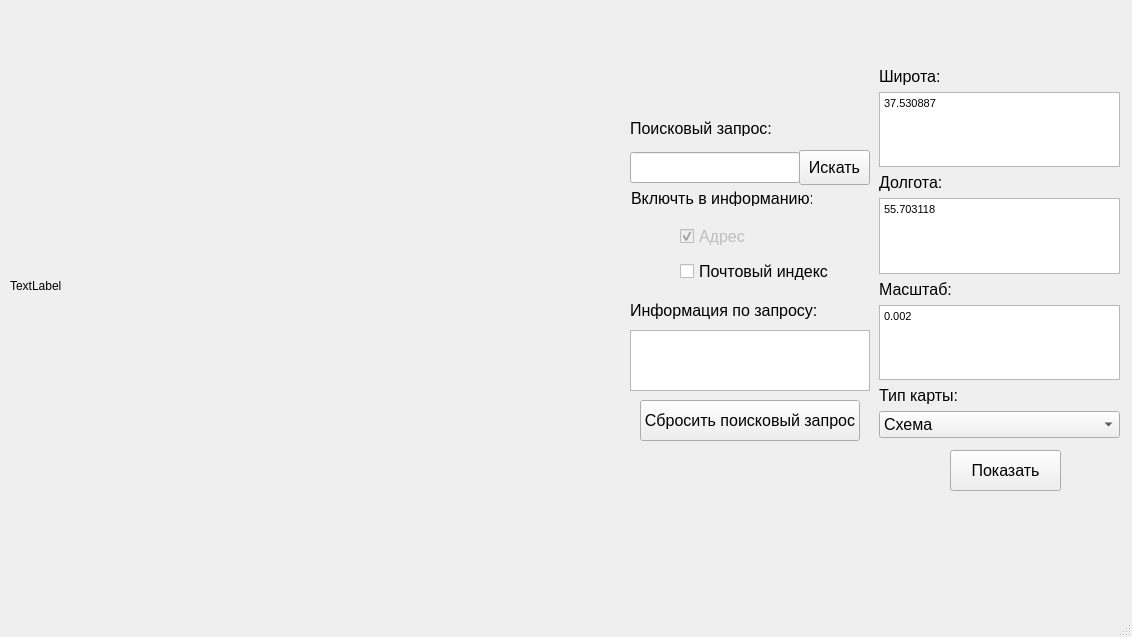
<?xml version="1.0" encoding="UTF-8"?>
<ui version="4.0">
 <class>MainWindow</class>
 <widget class="QMainWindow" name="MainWindow">
  <property name="geometry">
   <rect>
    <x>0</x>
    <y>0</y>
    <width>1132</width>
    <height>637</height>
   </rect>
  </property>
  <property name="windowTitle">
   <string>Maps API</string>
  </property>
  <widget class="QWidget" name="centralwidget">
   <widget class="QLabel" name="image">
    <property name="geometry">
     <rect>
      <x>10</x>
      <y>10</y>
      <width>601</width>
      <height>551</height>
     </rect>
    </property>
    <property name="text">
     <string>TextLabel</string>
    </property>
   </widget>
   <widget class="QLineEdit" name="ask">
    <property name="geometry">
     <rect>
      <x>630</x>
      <y>152</y>
      <width>170</width>
      <height>31</height>
     </rect>
    </property>
    <property name="font">
     <font>
      <pointsize>12</pointsize>
     </font>
    </property>
   </widget>
   <widget class="QWidget" name="gridLayoutWidget">
    <property name="geometry">
     <rect>
      <x>879</x>
      <y>67</y>
      <width>241</width>
      <height>371</height>
     </rect>
    </property>
    <property name="font">
     <font>
      <pointsize>12</pointsize>
     </font>
    </property>
    <layout class="QGridLayout" name="gridLayout">
     <item row="5" column="1">
      <widget class="QLabel" name="label_3">
       <property name="font">
        <font>
         <pointsize>12</pointsize>
        </font>
       </property>
       <property name="text">
        <string>Масштаб:</string>
       </property>
      </widget>
     </item>
     <item row="2" column="1">
      <widget class="QLabel" name="label_2">
       <property name="font">
        <font>
         <pointsize>12</pointsize>
        </font>
       </property>
       <property name="text">
        <string>Долгота:</string>
       </property>
      </widget>
     </item>
     <item row="3" column="1">
      <widget class="QTextEdit" name="edit_y">
       <property name="font">
        <font>
         <pointsize>12</pointsize>
        </font>
       </property>
       <property name="html">
        <string>&lt;!DOCTYPE HTML PUBLIC &quot;-//W3C//DTD HTML 4.0//EN&quot; &quot;http://www.w3.org/TR/REC-html40/strict.dtd&quot;&gt;
&lt;html&gt;&lt;head&gt;&lt;meta name=&quot;qrichtext&quot; content=&quot;1&quot; /&gt;&lt;style type=&quot;text/css&quot;&gt;
p, li { white-space: pre-wrap; }
&lt;/style&gt;&lt;/head&gt;&lt;body style=&quot; font-family:'MS Shell Dlg 2'; font-size:12pt; font-weight:400; font-style:normal;&quot;&gt;
&lt;p style=&quot; margin-top:0px; margin-bottom:0px; margin-left:0px; margin-right:0px; -qt-block-indent:0; text-indent:0px;&quot;&gt;&lt;span style=&quot; font-size:8.25pt;&quot;&gt;55.703118&lt;/span&gt;&lt;/p&gt;&lt;/body&gt;&lt;/html&gt;</string>
       </property>
       <property name="placeholderText">
        <string>55.703118</string>
       </property>
      </widget>
     </item>
     <item row="0" column="1">
      <widget class="QLabel" name="label">
       <property name="font">
        <font>
         <pointsize>12</pointsize>
        </font>
       </property>
       <property name="text">
        <string>Широта:</string>
       </property>
      </widget>
     </item>
     <item row="8" column="1">
      <widget class="QComboBox" name="layer">
       <property name="font">
        <font>
         <pointsize>12</pointsize>
        </font>
       </property>
       <property name="currentIndex">
        <number>1</number>
       </property>
       <item>
        <property name="text">
         <string>Спутник</string>
        </property>
       </item>
       <item>
        <property name="text">
         <string>Схема</string>
        </property>
       </item>
       <item>
        <property name="text">
         <string>Гибрид</string>
        </property>
       </item>
      </widget>
     </item>
     <item row="6" column="1">
      <widget class="QTextEdit" name="mashtab">
       <property name="font">
        <font>
         <pointsize>12</pointsize>
        </font>
       </property>
       <property name="html">
        <string>&lt;!DOCTYPE HTML PUBLIC &quot;-//W3C//DTD HTML 4.0//EN&quot; &quot;http://www.w3.org/TR/REC-html40/strict.dtd&quot;&gt;
&lt;html&gt;&lt;head&gt;&lt;meta name=&quot;qrichtext&quot; content=&quot;1&quot; /&gt;&lt;style type=&quot;text/css&quot;&gt;
p, li { white-space: pre-wrap; }
&lt;/style&gt;&lt;/head&gt;&lt;body style=&quot; font-family:'MS Shell Dlg 2'; font-size:12pt; font-weight:400; font-style:normal;&quot;&gt;
&lt;p style=&quot; margin-top:0px; margin-bottom:0px; margin-left:0px; margin-right:0px; -qt-block-indent:0; text-indent:0px;&quot;&gt;&lt;span style=&quot; font-size:8.25pt;&quot;&gt;0.002&lt;/span&gt;&lt;/p&gt;&lt;/body&gt;&lt;/html&gt;</string>
       </property>
       <property name="placeholderText">
        <string>0.002</string>
       </property>
      </widget>
     </item>
     <item row="1" column="1">
      <widget class="QTextEdit" name="edit_x">
       <property name="font">
        <font>
         <pointsize>12</pointsize>
        </font>
       </property>
       <property name="html">
        <string>&lt;!DOCTYPE HTML PUBLIC &quot;-//W3C//DTD HTML 4.0//EN&quot; &quot;http://www.w3.org/TR/REC-html40/strict.dtd&quot;&gt;
&lt;html&gt;&lt;head&gt;&lt;meta name=&quot;qrichtext&quot; content=&quot;1&quot; /&gt;&lt;style type=&quot;text/css&quot;&gt;
p, li { white-space: pre-wrap; }
&lt;/style&gt;&lt;/head&gt;&lt;body style=&quot; font-family:'MS Shell Dlg 2'; font-size:12pt; font-weight:400; font-style:normal;&quot;&gt;
&lt;p style=&quot; margin-top:0px; margin-bottom:0px; margin-left:0px; margin-right:0px; -qt-block-indent:0; text-indent:0px;&quot;&gt;&lt;span style=&quot; font-size:8.25pt;&quot;&gt;37.530887&lt;/span&gt;&lt;/p&gt;&lt;/body&gt;&lt;/html&gt;</string>
       </property>
       <property name="placeholderText">
        <string>37.530887</string>
       </property>
      </widget>
     </item>
     <item row="7" column="1">
      <widget class="QLabel" name="label_4">
       <property name="font">
        <font>
         <pointsize>12</pointsize>
        </font>
       </property>
       <property name="text">
        <string>Тип карты:</string>
       </property>
      </widget>
     </item>
    </layout>
   </widget>
   <widget class="QPushButton" name="pushButton_2">
    <property name="geometry">
     <rect>
      <x>799</x>
      <y>150</y>
      <width>71</width>
      <height>35</height>
     </rect>
    </property>
    <property name="font">
     <font>
      <pointsize>12</pointsize>
     </font>
    </property>
    <property name="text">
     <string>Искать</string>
    </property>
   </widget>
   <widget class="QLabel" name="label_7">
    <property name="geometry">
     <rect>
      <x>630</x>
      <y>120</y>
      <width>151</width>
      <height>16</height>
     </rect>
    </property>
    <property name="font">
     <font>
      <pointsize>12</pointsize>
     </font>
    </property>
    <property name="text">
     <string>Поисковый запрос:</string>
    </property>
   </widget>
   <widget class="QPushButton" name="pushButton">
    <property name="geometry">
     <rect>
      <x>950</x>
      <y>450</y>
      <width>111</width>
      <height>41</height>
     </rect>
    </property>
    <property name="font">
     <font>
      <pointsize>12</pointsize>
     </font>
    </property>
    <property name="text">
     <string>Показать</string>
    </property>
   </widget>
   <widget class="QPushButton" name="del_ask">
    <property name="geometry">
     <rect>
      <x>640</x>
      <y>400</y>
      <width>220</width>
      <height>41</height>
     </rect>
    </property>
    <property name="font">
     <font>
      <pointsize>12</pointsize>
     </font>
    </property>
    <property name="text">
     <string>Сбросить поисковый запрос</string>
    </property>
   </widget>
   <widget class="QPlainTextEdit" name="ask_info">
    <property name="geometry">
     <rect>
      <x>630</x>
      <y>330</y>
      <width>240</width>
      <height>61</height>
     </rect>
    </property>
   </widget>
   <widget class="QLabel" name="label_8">
    <property name="geometry">
     <rect>
      <x>630</x>
      <y>300</y>
      <width>210</width>
      <height>21</height>
     </rect>
    </property>
    <property name="font">
     <font>
      <pointsize>12</pointsize>
     </font>
    </property>
    <property name="text">
     <string>Информация по запросу:</string>
    </property>
   </widget>
   <widget class="QLabel" name="label_5">
    <property name="geometry">
     <rect>
      <x>631</x>
      <y>190</y>
      <width>181</width>
      <height>16</height>
     </rect>
    </property>
    <property name="font">
     <font>
      <pointsize>12</pointsize>
     </font>
    </property>
    <property name="text">
     <string>Включть в информанию:</string>
    </property>
   </widget>
   <widget class="QWidget" name="verticalLayoutWidget">
    <property name="geometry">
     <rect>
      <x>680</x>
      <y>220</y>
      <width>154</width>
      <height>70</height>
     </rect>
    </property>
    <property name="font">
     <font>
      <pointsize>12</pointsize>
     </font>
    </property>
    <layout class="QVBoxLayout" name="verticalLayout">
     <item>
      <widget class="QCheckBox" name="adress">
       <property name="enabled">
        <bool>false</bool>
       </property>
       <property name="text">
        <string>Адрес</string>
       </property>
       <property name="checked">
        <bool>true</bool>
       </property>
       <property name="tristate">
        <bool>false</bool>
       </property>
      </widget>
     </item>
     <item>
      <widget class="QCheckBox" name="post_indx">
       <property name="font">
        <font>
         <pointsize>12</pointsize>
        </font>
       </property>
       <property name="text">
        <string>Почтовый индекс</string>
       </property>
      </widget>
     </item>
    </layout>
   </widget>
  </widget>
  <widget class="QMenuBar" name="menubar">
   <property name="geometry">
    <rect>
     <x>0</x>
     <y>0</y>
     <width>1132</width>
     <height>21</height>
    </rect>
   </property>
  </widget>
  <widget class="QStatusBar" name="statusbar"/>
 </widget>
 <resources/>
 <connections/>
</ui>
